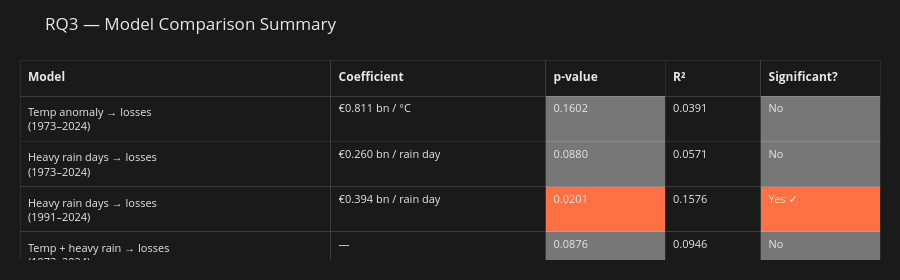

Source (notebook cell):
### Code cell
# ============================================================
# CHART 6 — Model comparison summary table
# ============================================================

table_data = {
    'Model'      : ['Temp anomaly → losses<br>(1973–2024)',
                    'Heavy rain days → losses<br>(1973–2024)',
                    'Heavy rain days → losses<br>(1991–2024)',
                    'Temp + heavy rain → losses<br>(1973–2024)'],
    'Coef'       : ['€0.811 bn / °C', '€0.260 bn / rain day',
                    '€0.394 bn / rain day', '—'],
    'p_value'    : [0.1602, 0.0880, 0.0201, 0.0876],
    'R2'         : [0.0391, 0.0571, 0.1576, 0.0946],
    'Significant': ['No', 'No', 'Yes ✓', 'No'],
}

p_vals  = table_data['p_value']
r2_vals = table_data['R2']

# Color p-value cells: green if significant, muted otherwise
p_colors  = [COLORS['positive'] if p < 0.05 else COLORS['text_muted'] for p in p_vals]
sig_colors = [COLORS['positive'] if s.startswith('Yes') else COLORS['text_muted']
              for s in table_data['Significant']]

fig = go.Figure(data=[go.Table(
    columnwidth=[260, 180, 100, 80, 100],
    header=dict(
        values=['<b>Model</b>', '<b>Coefficient</b>', '<b>p-value</b>', '<b>R²</b>', '<b>Significant?</b>'],
        fill_color=COLORS['background'],
        font=dict(color=COLORS['text'], size=12),
        align='left',
        line=dict(color=COLORS['grid'], width=1),
        height=36,
    ),
    cells=dict(
        values=[
            table_data['Model'],
            table_data['Coef'],
            [f"{p:.4f}" for p in p_vals],
            [f"{r:.4f}" for r in r2_vals],
            table_data['Significant'],
        ],
        fill_color=[
            [COLORS['background']] * 4,
            [COLORS['background']] * 4,
            p_colors,
            [COLORS['background']] * 4,
            sig_colors,
        ],
        font=dict(color=COLORS['text'], size=11),
        align='left',
        line=dict(color=COLORS['grid'], width=1),
        height=40,
    ),
)])

fig.update_layout(
    title='RQ3 — Model Comparison Summary',
    title_font=dict(color=COLORS['text']),
    paper_bgcolor=COLORS['background'],
    margin=dict(l=20, r=20, t=60, b=20),
    height=280,
)

fig.show()
fig.write_html(FIGURES / "04_model_comparison_table.html")
print("Chart 6 saved ✓")

### Figure 1 — Plotly figure (JSON) as saved in the notebook; plotly's stock layout.template omitted (floating-point values rounded to 4 significant figures)
{"data": [{"cells": {"align": "left", "fill": {"color": [["#1a1a1a", "#1a1a1a", "#1a1a1a", "#1a1a1a"], ["#1a1a1a", "#1a1a1a", "#1a1a1a", "#1a1a1a"], ["rgba(232,232,232,0.45)", "rgba(232,232,232,0.45)", "#FF7043", "rgba(232,232,232,0.45)"], ["#1a1a1a", "#1a1a1a", "#1a1a1a", "#1a1a1a"], ["rgba(232,232,232,0.45)", "rgba(232,232,232,0.45)", "#FF7043", "rgba(232,232,232,0.45)"]]}, "font": {"color": "#E8E8E8", "size": 11}, "height": 40, "line": {"color": "rgba(232,232,232,0.08)", "width": 1}, "values": [["Temp anomaly → losses<br>(1973–2024)", "Heavy rain days → losses<br>(1973–2024)", "Heavy rain days → losses<br>(1991–2024)", "Temp + heavy rain → losses<br>(1973–2024)"], ["€0.811 bn / °C", "€0.260 bn / rain day", "€0.394 bn / rain day", "—"], ["0.1602", "0.0880", "0.0201", "0.0876"], ["0.0391", "0.0571", "0.1576", "0.0946"], ["No", "No", "Yes ✓", "No"]]}, "columnwidth": [260, 180, 100, 80, 100], "header": {"align": "left", "fill": {"color": "#1a1a1a"}, "font": {"color": "#E8E8E8", "size": 12}, "height": 36, "line": {"color": "rgba(232,232,232,0.08)", "width": 1}, "values": ["<b>Model</b>", "<b>Coefficient</b>", "<b>p-value</b>", "<b>R²</b>", "<b>Significant?</b>"]}, "type": "table"}], "layout": {"height": 280, "margin": {"b": 20, "l": 20, "r": 20, "t": 60}, "paper_bgcolor": "#1a1a1a", "title": {"font": {"color": "#E8E8E8"}, "text": "RQ3 — Model Comparison Summary"}}}
